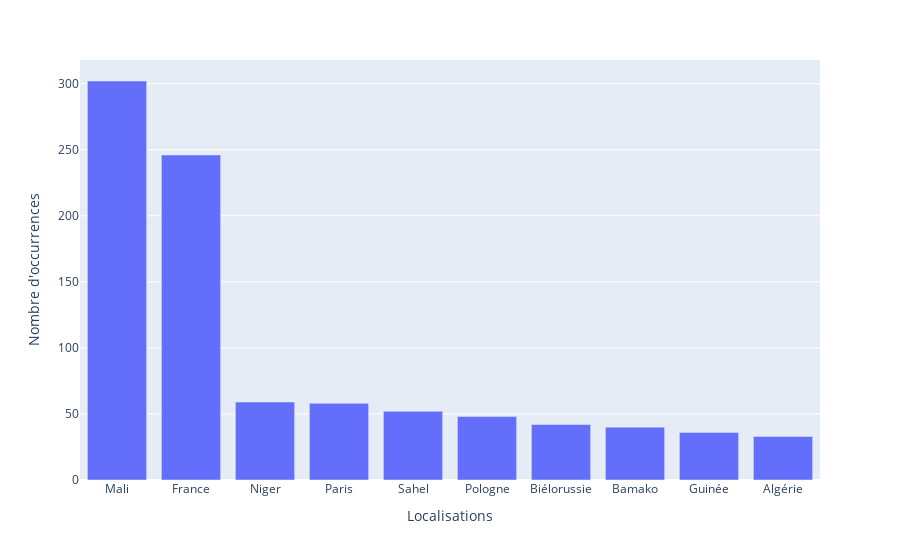

The notebook cell saved with this chart:
### Markdown cell above
## ETAPE 1 : Récupérer les 10 localisations les plus utilisées du corpus

### Code cell
main_loc = dict(sorted(data['metadata-all']['fr']['all']['loc'].items(), key=lambda item: item[1], reverse=True)[:10])

fig_loc = px.bar(pd.DataFrame(main_loc.items(), columns=['Localisations', 'Nombre d\'occurrences']), x='Localisations', y='Nombre d\'occurrences')
fig_loc.show()

### Figure 1 — Plotly figure (JSON) as saved in the notebook; plotly's stock layout.template omitted (floating-point values rounded to 4 significant figures)
{"data": [{"alignmentgroup": "True", "hovertemplate": "Localisations=%{x}<br>Nombre d'occurrences=%{y}<extra></extra>", "legendgroup": "", "marker": {"color": "#636efa", "pattern": {"shape": ""}}, "name": "", "offsetgroup": "", "orientation": "v", "showlegend": false, "textposition": "auto", "type": "bar", "x": ["Mali", "France", "Niger", "Paris", "Sahel", "Pologne", "Biélorussie", "Bamako", "Guinée", "Algérie"], "xaxis": "x", "y": [302, 246, 59, 58, 52, 48, 42, 40, 36, 33], "yaxis": "y"}], "layout": {"barmode": "relative", "legend": {"tracegroupgap": 0}, "margin": {"t": 60}, "xaxis": {"anchor": "y", "domain": [0, 1], "title": {"text": "Localisations"}}, "yaxis": {"anchor": "x", "domain": [0, 1], "title": {"text": "Nombre d'occurrences"}}}}
